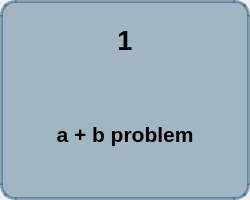
<?xml version="1.0" encoding="UTF-8"?>
<ui version="4.0">
 <class>MyFrame</class>
 <widget class="QWidget" name="MyFrame">
  <property name="geometry">
   <rect>
    <x>0</x>
    <y>0</y>
    <width>250</width>
    <height>200</height>
   </rect>
  </property>
  <property name="sizePolicy">
   <sizepolicy hsizetype="Expanding" vsizetype="Expanding">
    <horstretch>0</horstretch>
    <verstretch>0</verstretch>
   </sizepolicy>
  </property>
  <property name="windowTitle">
   <string>Form</string>
  </property>
  <layout class="QVBoxLayout" name="verticalLayout">
   <property name="spacing">
    <number>0</number>
   </property>
   <property name="leftMargin">
    <number>0</number>
   </property>
   <property name="topMargin">
    <number>0</number>
   </property>
   <property name="rightMargin">
    <number>0</number>
   </property>
   <property name="bottomMargin">
    <number>0</number>
   </property>
   <item>
    <widget class="QFrame" name="question">
     <property name="sizePolicy">
      <sizepolicy hsizetype="Expanding" vsizetype="Expanding">
       <horstretch>0</horstretch>
       <verstretch>0</verstretch>
      </sizepolicy>
     </property>
     <property name="styleSheet">
      <string notr="true">.QFrame{
	border: 3px solid rgba(40, 91, 126, 0.5);
	border-radius: 15px;
	background-color: rgba(40, 91, 126, 100);
}</string>
     </property>
     <property name="frameShape">
      <enum>QFrame::StyledPanel</enum>
     </property>
     <property name="frameShadow">
      <enum>QFrame::Raised</enum>
     </property>
     <layout class="QVBoxLayout" name="verticalLayout_2" stretch="1,2">
      <property name="spacing">
       <number>2</number>
      </property>
      <property name="leftMargin">
       <number>2</number>
      </property>
      <property name="topMargin">
       <number>7</number>
      </property>
      <property name="rightMargin">
       <number>2</number>
      </property>
      <property name="bottomMargin">
       <number>2</number>
      </property>
      <item>
       <widget class="QLabel" name="id">
        <property name="sizePolicy">
         <sizepolicy hsizetype="Expanding" vsizetype="Expanding">
          <horstretch>0</horstretch>
          <verstretch>0</verstretch>
         </sizepolicy>
        </property>
        <property name="font">
         <font>
          <pointsize>20</pointsize>
          <bold>true</bold>
         </font>
        </property>
        <property name="text">
         <string>1</string>
        </property>
        <property name="alignment">
         <set>Qt::AlignCenter</set>
        </property>
        <property name="wordWrap">
         <bool>true</bool>
        </property>
       </widget>
      </item>
      <item>
       <widget class="QLabel" name="name">
        <property name="sizePolicy">
         <sizepolicy hsizetype="Expanding" vsizetype="Expanding">
          <horstretch>0</horstretch>
          <verstretch>0</verstretch>
         </sizepolicy>
        </property>
        <property name="font">
         <font>
          <pointsize>16</pointsize>
          <bold>true</bold>
         </font>
        </property>
        <property name="text">
         <string>a + b problem</string>
        </property>
        <property name="alignment">
         <set>Qt::AlignCenter</set>
        </property>
        <property name="wordWrap">
         <bool>true</bool>
        </property>
       </widget>
      </item>
     </layout>
    </widget>
   </item>
  </layout>
 </widget>
 <resources/>
 <connections/>
</ui>
